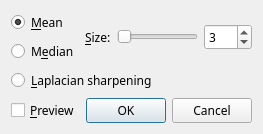
<?xml version="1.0" encoding="UTF-8"?>
<ui version="4.0">
 <class>Filter</class>
 <widget class="QDialog" name="Filter">
  <property name="geometry">
   <rect>
    <x>0</x>
    <y>0</y>
    <width>252</width>
    <height>110</height>
   </rect>
  </property>
  <property name="maximumSize">
   <size>
    <width>16777215</width>
    <height>110</height>
   </size>
  </property>
  <property name="font">
   <font>
    <family>宋体</family>
   </font>
  </property>
  <property name="windowTitle">
   <string>Filter</string>
  </property>
  <layout class="QVBoxLayout" name="verticalLayout_2">
   <item>
    <layout class="QHBoxLayout" name="horizontalLayout_2">
     <item>
      <layout class="QVBoxLayout" name="verticalLayout">
       <item>
        <widget class="QRadioButton" name="radioButton_mean">
         <property name="text">
          <string>&amp;Mean</string>
         </property>
         <property name="checked">
          <bool>true</bool>
         </property>
         <attribute name="buttonGroup">
          <string notr="true">buttonGroup</string>
         </attribute>
        </widget>
       </item>
       <item>
        <widget class="QRadioButton" name="radioButton_median">
         <property name="text">
          <string>M&amp;edian</string>
         </property>
         <attribute name="buttonGroup">
          <string notr="true">buttonGroup</string>
         </attribute>
        </widget>
       </item>
      </layout>
     </item>
     <item>
      <layout class="QHBoxLayout" name="horizontalLayout">
       <item>
        <widget class="QLabel" name="label">
         <property name="text">
          <string>&amp;Size:</string>
         </property>
         <property name="buddy">
          <cstring>spinBox_size</cstring>
         </property>
        </widget>
       </item>
       <item>
        <widget class="QSlider" name="horizontalSlider_size">
         <property name="minimum">
          <number>2</number>
         </property>
         <property name="maximum">
          <number>150</number>
         </property>
         <property name="singleStep">
          <number>2</number>
         </property>
         <property name="value">
          <number>3</number>
         </property>
         <property name="orientation">
          <enum>Qt::Horizontal</enum>
         </property>
        </widget>
       </item>
       <item>
        <widget class="QSpinBox" name="spinBox_size">
         <property name="minimum">
          <number>2</number>
         </property>
         <property name="maximum">
          <number>150</number>
         </property>
         <property name="singleStep">
          <number>2</number>
         </property>
         <property name="value">
          <number>3</number>
         </property>
        </widget>
       </item>
      </layout>
     </item>
    </layout>
   </item>
   <item>
    <widget class="QRadioButton" name="radioButton_laplacian">
     <property name="text">
      <string>&amp;Laplacian sharpening</string>
     </property>
     <attribute name="buttonGroup">
      <string notr="true">buttonGroup</string>
     </attribute>
    </widget>
   </item>
   <item>
    <layout class="QHBoxLayout" name="horizontalLayout_3">
     <property name="spacing">
      <number>5</number>
     </property>
     <item>
      <widget class="QCheckBox" name="checkBox_preview">
       <property name="text">
        <string>&amp;Preview</string>
       </property>
      </widget>
     </item>
     <item>
      <spacer name="horizontalSpacer">
       <property name="orientation">
        <enum>Qt::Horizontal</enum>
       </property>
       <property name="sizeHint" stdset="0">
        <size>
         <width>40</width>
         <height>20</height>
        </size>
       </property>
      </spacer>
     </item>
     <item>
      <widget class="QDialogButtonBox" name="buttonBox">
       <property name="standardButtons">
        <set>QDialogButtonBox::Cancel|QDialogButtonBox::Ok</set>
       </property>
      </widget>
     </item>
    </layout>
   </item>
  </layout>
 </widget>
 <resources/>
 <connections>
  <connection>
   <sender>buttonBox</sender>
   <signal>accepted()</signal>
   <receiver>Filter</receiver>
   <slot>accept()</slot>
   <hints>
    <hint type="sourcelabel">
     <x>138</x>
     <y>93</y>
    </hint>
    <hint type="destinationlabel">
     <x>246</x>
     <y>115</y>
    </hint>
   </hints>
  </connection>
  <connection>
   <sender>buttonBox</sender>
   <signal>rejected()</signal>
   <receiver>Filter</receiver>
   <slot>reject()</slot>
   <hints>
    <hint type="sourcelabel">
     <x>214</x>
     <y>93</y>
    </hint>
    <hint type="destinationlabel">
     <x>246</x>
     <y>115</y>
    </hint>
   </hints>
  </connection>
  <connection>
   <sender>horizontalSlider_size</sender>
   <signal>valueChanged(int)</signal>
   <receiver>spinBox_size</receiver>
   <slot>setValue(int)</slot>
   <hints>
    <hint type="sourcelabel">
     <x>183</x>
     <y>29</y>
    </hint>
    <hint type="destinationlabel">
     <x>217</x>
     <y>31</y>
    </hint>
   </hints>
  </connection>
  <connection>
   <sender>spinBox_size</sender>
   <signal>valueChanged(int)</signal>
   <receiver>horizontalSlider_size</receiver>
   <slot>setValue(int)</slot>
   <hints>
    <hint type="sourcelabel">
     <x>220</x>
     <y>27</y>
    </hint>
    <hint type="destinationlabel">
     <x>180</x>
     <y>27</y>
    </hint>
   </hints>
  </connection>
 </connections>
 <buttongroups>
  <buttongroup name="buttonGroup"/>
 </buttongroups>
</ui>
